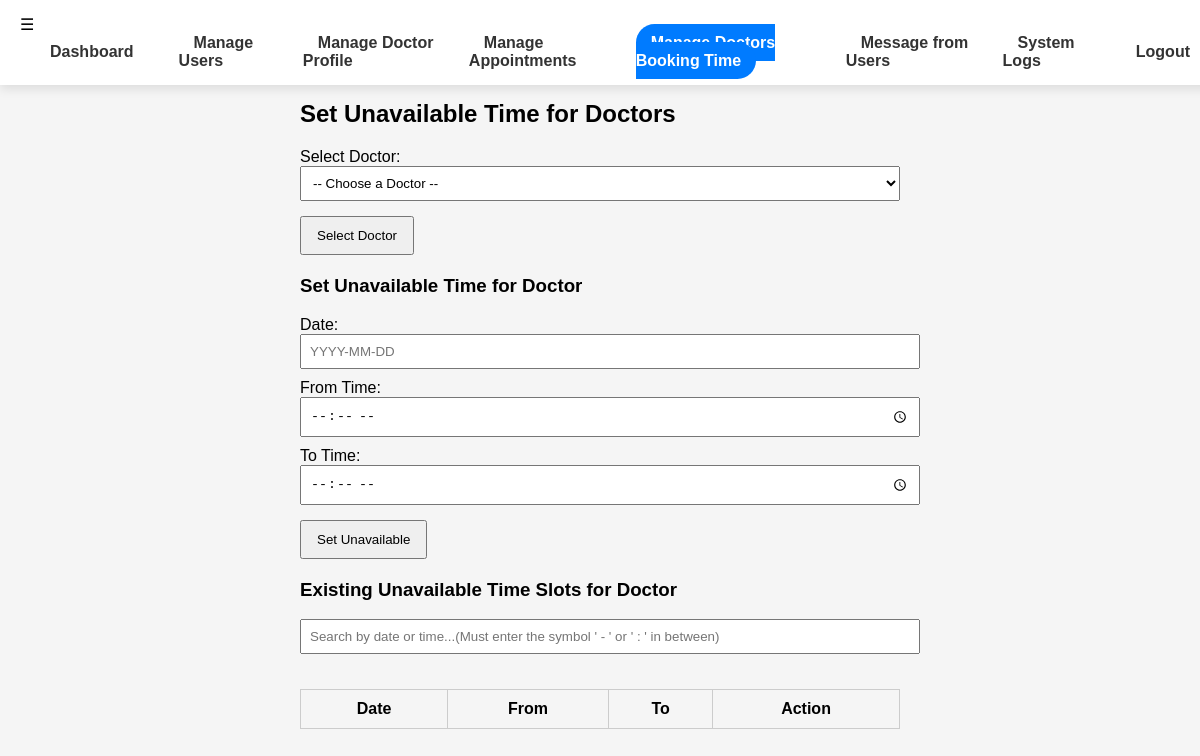
The page /admin/admin_set_unavailable.php?doctor_id=9 (signed in) on the database as committed earlier.
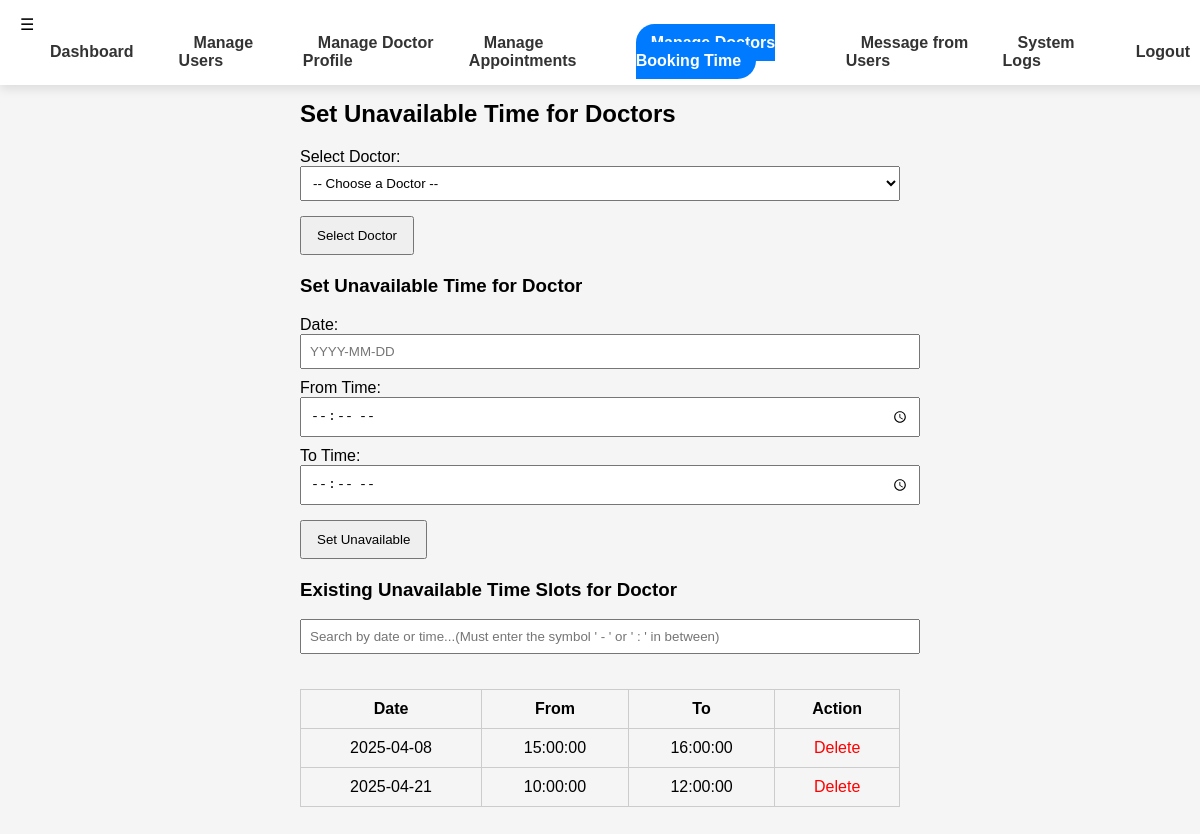
The same page on the database as committed later.
### tables this page shows
CREATE TABLE `unavailable_slots` (
  `id` int(11) NOT NULL,
  `doctor_id` int(11) NOT NULL,
  `date` date NOT NULL,
  `from_time` time NOT NULL,
  `to_time` time NOT NULL,
  `reason` text DEFAULT NULL
);

### admin/admin_set_unavailable.php (the view, shortened to what this page needs)
<?php
include "../db.php";
if (isset($_GET['doctor_id'])) {
    $doctor_id = $_GET['doctor_id'];
    $unavailable_sql = "SELECT * FROM unavailable_slots WHERE doctor_id = ? ORDER BY date, from_time";
    $unavailable_stmt = $conn->prepare($unavailable_sql);
    $unavailable_stmt->bind_param("i", $doctor_id);
    $unavailable_stmt->execute();
    $unavailable_result = $unavailable_stmt->get_result();
    $unavailable_slots = [];
    while ($row = $unavailable_result->fetch_assoc()) {
        $unavailable_slots[] = $row;
    }
}
?>
<!DOCTYPE html>
<html lang="en">
<head>
    <link rel="stylesheet" href="https://cdn.jsdelivr.net/npm/flatpickr/dist/flatpickr.min.css">
</head>
<body>
<?php include '../includes/navbar.php'; ?>
<div class="container">
    <h2>Set Unavailable Time for Doctors</h2>
    <form method="GET">
        <label for="doctor_id">Select Doctor:</label>
        <select name="doctor_id" id="doctor_id" required>
            <option value="">-- Choose a Doctor --</option>
        </select>
        <button type="submit">Select Doctor</button>
    </form>
    <?php if (isset($_GET['doctor_id'])): ?>
        <h3>Set Unavailable Time for Doctor</h3>
        <form method="POST">
            <label for="date">Date:</label>
            <input type="text" id="date" name="date" placeholder="YYYY-MM-DD" required>
            <label for="from_time">From Time:</label>
            <input type="time" id="from_time" name="from_time" required>
            <label for="to_time">To Time:</label>
            <input type="time" id="to_time" name="to_time" required>
            <button type="submit">Set Unavailable</button>
        </form>
        <h3>Existing Unavailable Time Slots for Doctor</h3>
        <input type="text" id="searchInput" placeholder="Search by date or time...(Must enter the symbol ' - ' or ' : ' in between)" style="width: 100%; padding: 8px; margin-bottom: 10px;">
        <table>
            <thead>
                <tr>
                    <th>Date</th>
                    <th>From</th>
                    <th>To</th>
                    <th>Action</th>
                </tr>
            </thead>
            <tbody>
            <?php foreach ($unavailable_slots as $slot): ?>
                <tr>
                    <td><?= htmlspecialchars($slot['date']) ?></td>
                    <td><?= htmlspecialchars($slot['from_time']) ?></td>
                    <td><?= htmlspecialchars($slot['to_time']) ?></td>
                    <td><a class="delete-btn" href="?delete_id=<?= $slot['id'] ?>&doctor_id=<?= $_GET['doctor_id'] ?>" onclick="return confirm('Are you sure you want to delete this slot?');">Delete</a></td>
                </tr>
            <?php endforeach; ?>
            </tbody>
        </table>
    <?php endif; ?>
</div>
</body>
</html>

Rows that differ between the two databases and show on the page:
added unavailable_slots: date "2025-04-08", from_time "15:00:00", to_time "16:00:00"
added unavailable_slots: date "2025-04-21", from_time "10:00:00", to_time "12:00:00"
